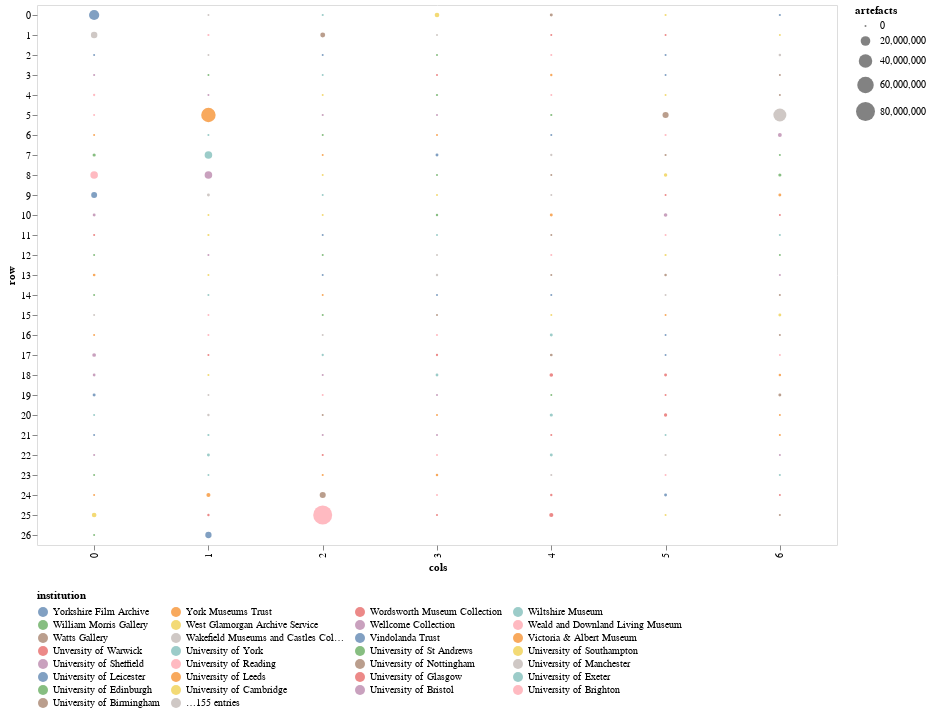

The cell this chart's notebook holds for it:
### Code cell
# TODO split up by ranges - 0 - 10k, 10-100k, 100k-1M, 1M-10M, 10M-100M
alt.Chart(artefacts_df).mark_circle().encode(
    color=alt.Color('institution:N', sort='descending', legend=alt.Legend(orient='bottom',columns=4)),
    x='cols:O',
    y='row:O',
    size='artefacts:Q',
    tooltip='institution:N'
).properties(width=800).configure_axis(grid=False, domain=False)

### Figure 1 — Vega-Lite specification as saved in the notebook (floating-point values rounded to 4 significant figures; data arrays with more than 128 entries replaced by an {"elided": "..."} marker saying what was removed)
{"config": {"view": {"continuousWidth": 300, "continuousHeight": 300}, "axis": {"domain": false, "grid": false}}, "data": {"name": "data-edc515439046a5d08d3af504ae7fa914"}, "mark": {"type": "circle"}, "encoding": {"color": {"field": "institution", "legend": {"columns": 4, "orient": "bottom"}, "sort": "descending", "type": "nominal"}, "size": {"field": "artefacts", "type": "quantitative"}, "tooltip": {"field": "institution", "type": "nominal"}, "x": {"field": "cols", "type": "ordinal"}, "y": {"field": "row", "type": "ordinal"}}, "width": 800, "$schema": "https://vega.github.io/schema/vega-lite/v5.17.0.json", "datasets": {"data-edc515439046a5d08d3af504ae7fa914": {"elided": "184 records"}}}
